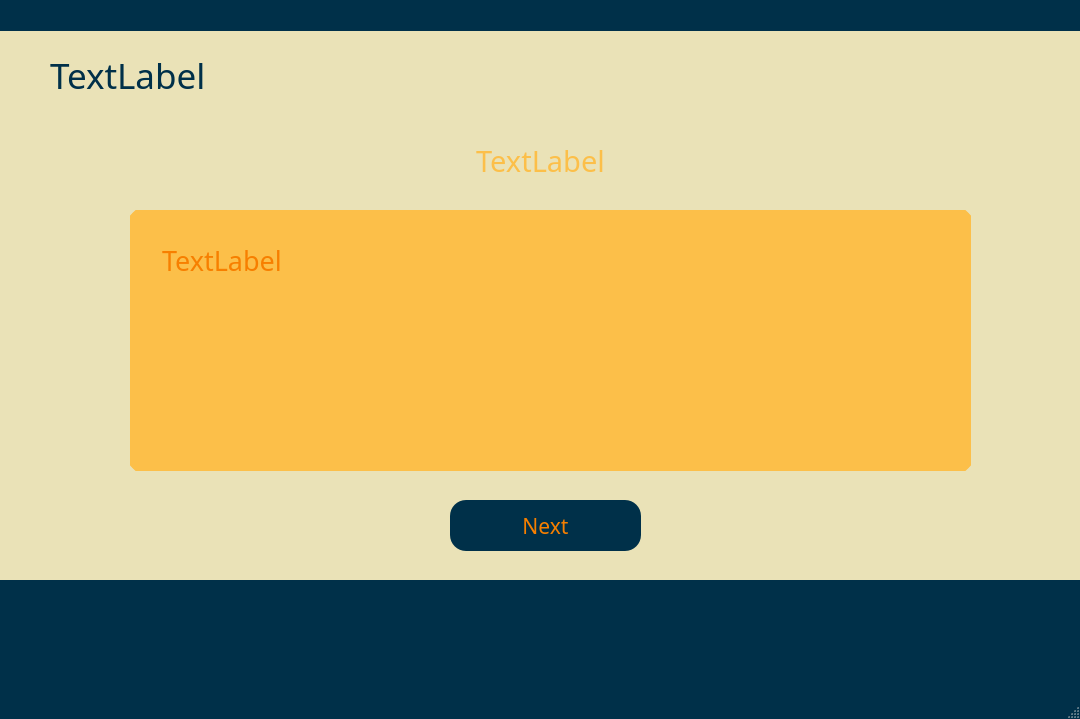
<?xml version="1.0" encoding="UTF-8"?>
<ui version="4.0">
 <class>MainWindow</class>
 <widget class="QMainWindow" name="MainWindow">
  <property name="geometry">
   <rect>
    <x>0</x>
    <y>0</y>
    <width>1080</width>
    <height>719</height>
   </rect>
  </property>
  <property name="windowTitle">
   <string>MainWindow</string>
  </property>
  <property name="styleSheet">
   <string notr="true">QMainWindow{
	background-color: #003049;
}</string>
  </property>
  <widget class="QWidget" name="centralwidget">
   <property name="styleSheet">
    <string notr="true">QWidget{background-color: rgb(234, 226, 183)}</string>
   </property>
   <widget class="QLabel" name="label_4">
    <property name="geometry">
     <rect>
      <x>20</x>
      <y>610</y>
      <width>144</width>
      <height>60</height>
     </rect>
    </property>
    <property name="autoFillBackground">
     <bool>false</bool>
    </property>
    <property name="styleSheet">
     <string notr="true">QLabel{
	background-color: #003049;
}</string>
    </property>
    <property name="text">
     <string/>
    </property>
    <property name="pixmap">
     <pixmap>logo.jpg</pixmap>
    </property>
    <property name="scaledContents">
     <bool>true</bool>
    </property>
   </widget>
   <widget class="QLabel" name="label">
    <property name="geometry">
     <rect>
      <x>0</x>
      <y>580</y>
      <width>1080</width>
      <height>121</height>
     </rect>
    </property>
    <property name="font">
     <font>
      <family>Impact</family>
      <pointsize>24</pointsize>
     </font>
    </property>
    <property name="styleSheet">
     <string notr="true">QLabel{
	background-color: #003049;
	color: #f77f00
}</string>
    </property>
    <property name="text">
     <string/>
    </property>
    <property name="alignment">
     <set>Qt::AlignCenter</set>
    </property>
    <property name="wordWrap">
     <bool>true</bool>
    </property>
   </widget>
   <widget class="QLabel" name="label_2">
    <property name="geometry">
     <rect>
      <x>0</x>
      <y>0</y>
      <width>1081</width>
      <height>31</height>
     </rect>
    </property>
    <property name="styleSheet">
     <string notr="true">QLabel{
	background-color:#003049;
}</string>
    </property>
    <property name="text">
     <string/>
    </property>
   </widget>
   <widget class="QLabel" name="intro_msg">
    <property name="geometry">
     <rect>
      <x>50</x>
      <y>50</y>
      <width>861</width>
      <height>51</height>
     </rect>
    </property>
    <property name="font">
     <font>
      <family>Impact</family>
      <pointsize>26</pointsize>
     </font>
    </property>
    <property name="styleSheet">
     <string notr="true">QLabel{
	color: #003049;
}</string>
    </property>
    <property name="text">
     <string>TextLabel</string>
    </property>
   </widget>
   <widget class="QLabel" name="features">
    <property name="geometry">
     <rect>
      <x>0</x>
      <y>130</y>
      <width>1081</width>
      <height>61</height>
     </rect>
    </property>
    <property name="font">
     <font>
      <family>Impact</family>
      <pointsize>22</pointsize>
     </font>
    </property>
    <property name="styleSheet">
     <string notr="true">QLabel{
	color: #fcbf49;
}</string>
    </property>
    <property name="text">
     <string>TextLabel</string>
    </property>
    <property name="textFormat">
     <enum>Qt::AutoText</enum>
    </property>
    <property name="alignment">
     <set>Qt::AlignCenter</set>
    </property>
   </widget>
   <widget class="QLabel" name="msg">
    <property name="geometry">
     <rect>
      <x>130</x>
      <y>210</y>
      <width>841</width>
      <height>261</height>
     </rect>
    </property>
    <property name="font">
     <font>
      <family>Impact</family>
      <pointsize>20</pointsize>
     </font>
    </property>
    <property name="styleSheet">
     <string notr="true">QLabel{
	border: 25px solid #fcbf49;
	background-color: #fcbf49;
	color: #f77f00;
	border-radius: 12px;
}</string>
    </property>
    <property name="text">
     <string>TextLabel</string>
    </property>
    <property name="alignment">
     <set>Qt::AlignLeading|Qt::AlignLeft|Qt::AlignTop</set>
    </property>
    <property name="wordWrap">
     <bool>true</bool>
    </property>
    <property name="margin">
     <number>0</number>
    </property>
   </widget>
   <widget class="QPushButton" name="next_result">
    <property name="geometry">
     <rect>
      <x>450</x>
      <y>500</y>
      <width>191</width>
      <height>51</height>
     </rect>
    </property>
    <property name="font">
     <font>
      <family>Impact</family>
      <pointsize>16</pointsize>
     </font>
    </property>
    <property name="cursor">
     <cursorShape>PointingHandCursor</cursorShape>
    </property>
    <property name="styleSheet">
     <string notr="true">QPushButton{
	background-color: rgb(0, 48, 73);
	color: rgb(247, 127, 0);
	border-radius: 16;
}
QPushButton::disabled{
	background-color: #d62828;
	color: #fcbf49;
	border-radius: 16;
}
QPushButton::hover{
	background-color: #002334;
	color: #fcbf49;
	border-radius: 16;
}

</string>
    </property>
    <property name="text">
     <string>Next</string>
    </property>
    <property name="iconSize">
     <size>
      <width>25</width>
      <height>25</height>
     </size>
    </property>
    <property name="default">
     <bool>false</bool>
    </property>
    <property name="flat">
     <bool>false</bool>
    </property>
   </widget>
   <zorder>label</zorder>
   <zorder>label_2</zorder>
   <zorder>intro_msg</zorder>
   <zorder>features</zorder>
   <zorder>msg</zorder>
   <zorder>next_result</zorder>
   <zorder>label_4</zorder>
  </widget>
  <widget class="QMenuBar" name="menubar">
   <property name="geometry">
    <rect>
     <x>0</x>
     <y>0</y>
     <width>1080</width>
     <height>21</height>
    </rect>
   </property>
  </widget>
  <widget class="QStatusBar" name="statusbar"/>
 </widget>
 <resources/>
 <connections/>
</ui>
